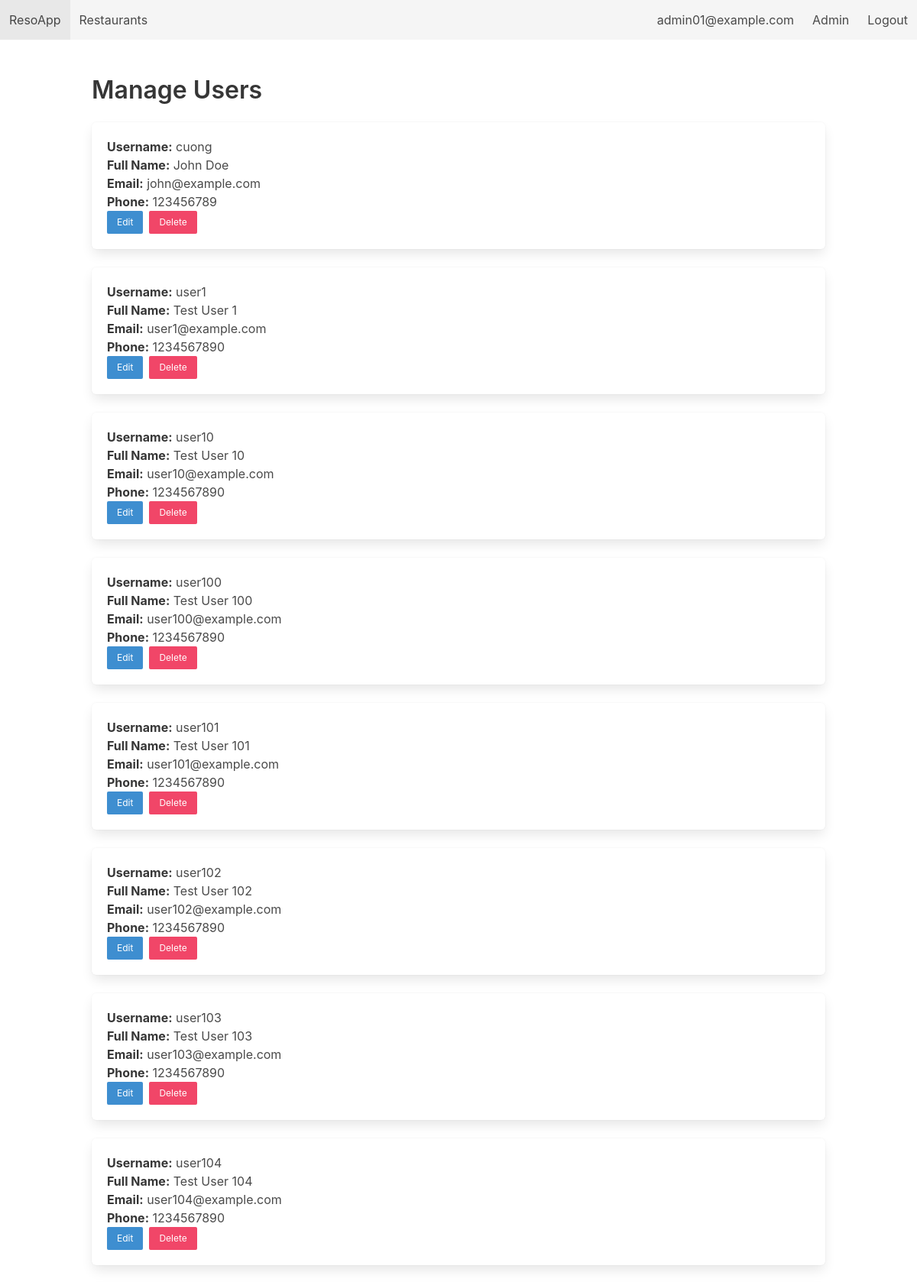
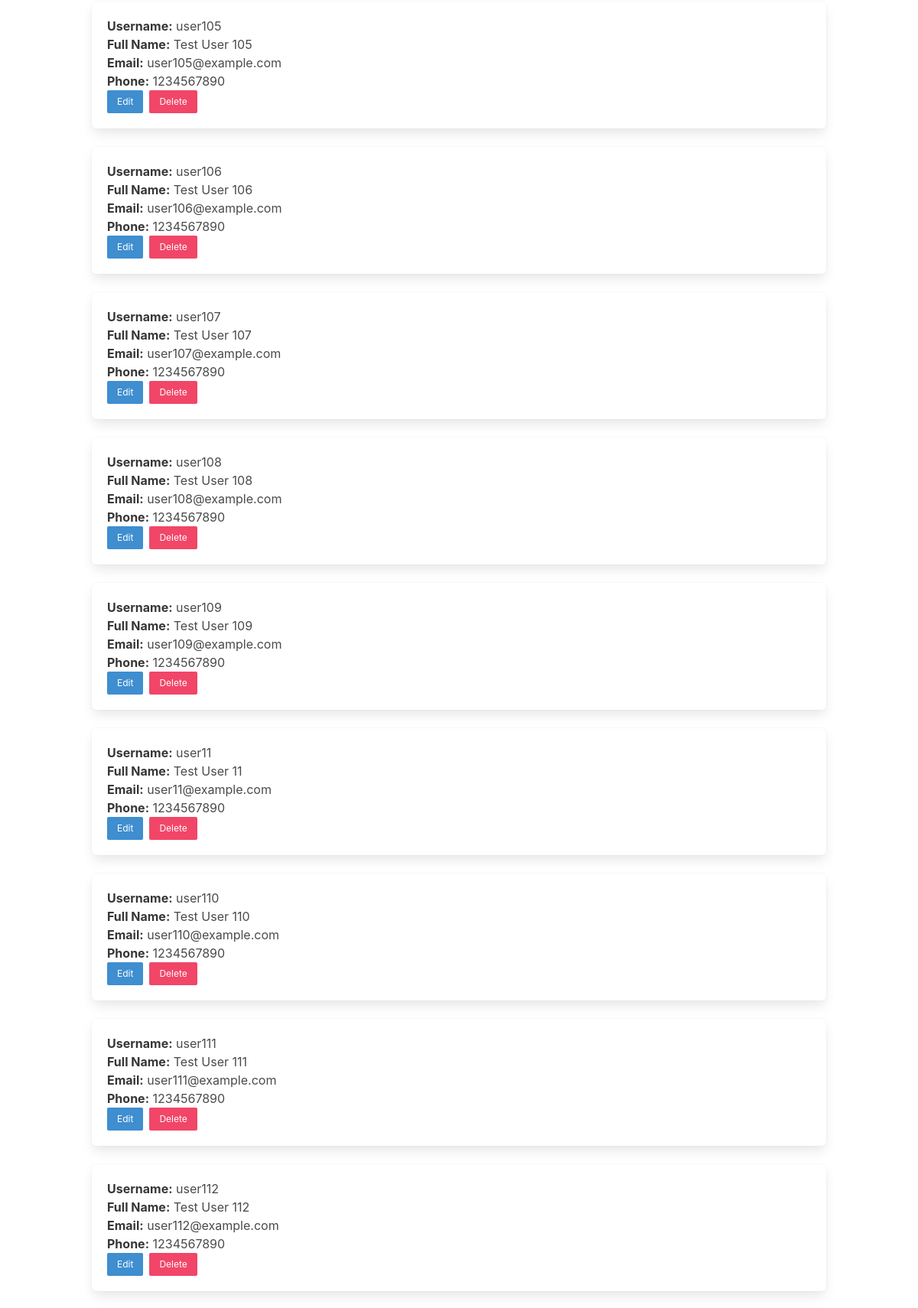
The app's page /admin/users (signed in, upper part) with its own data (2 pictures, top to bottom).
### tables this page shows
CREATE TABLE Customers (
        customer_id   INTEGER PRIMARY KEY AUTOINCREMENT,
        username      TEXT UNIQUE NOT NULL,
        password_hash TEXT NOT NULL,
        full_name     TEXT,
        email         TEXT UNIQUE NOT NULL,
        phone         TEXT,
        created_at    DATE DEFAULT (DATE('now'))
    );

### app.py (the view)
@app.route('/admin/users')
@login_required(role='admin')
def admin_manage_users():
    db = get_db()
    users = db.execute("SELECT * FROM Customers ORDER BY username ASC").fetchall()
    return render_template('admin_users.html', users=users)

### app.py (called while the page is built)
def get_db():
    if 'db' not in g:
        g.db = sqlite3.connect(DB_PATH, detect_types=sqlite3.PARSE_DECLTYPES)
        g.db.row_factory = sqlite3.Row
        g.db.execute("PRAGMA foreign_keys = ON;")
    return g.db

def login_required(role=None):
    def decorator(f):
        @wraps(f)
        def wrapper(*args, **kwargs):
            if 'user' not in session:
                flash("Please log in first.", "warning")
                return redirect(url_for('login'))
            if role == 'admin' and session.get('role') != 'admin':
                flash("Admin area. Access denied.", "danger")
                return redirect(url_for('index'))
            return f(*args, **kwargs)
        return wrapper
    return decorator

### templates/admin_users.html
{% extends "base.html" %} {% block content %}
<h2 class="title">Manage Users</h2>
{% for user in users %}
<div class="box">
  <p><strong>Username:</strong> {{ user['username'] }}</p>
  <p><strong>Full Name:</strong> {{ user['full_name'] }}</p>
  <p><strong>Email:</strong> {{ user['email'] }}</p>
  <p><strong>Phone:</strong> {{ user['phone'] }}</p>
  <div class="buttons">
    <a
      class="button is-small is-info"
      href="{{ url_for('admin_edit_user', uid=user['customer_id']) }}"
      >Edit</a
    >
    <form
      style="display: inline"
      method="post"
      action="{{ url_for('admin_delete_user', uid=user['customer_id']) }}"
      onsubmit="return confirm('Are you sure you want to delete this user? All their reservations will also be deleted.');"
    >
      <button class="button is-small is-danger">Delete</button>
    </form>
  </div>
</div>
{% else %}
<p>No customer accounts found.</p>
{% endfor %} {% endblock %}

### records on screen
Customers: username "cuong", full_name "John Doe", email "john@example.com", phone "123456789"
Customers: username "user1", full_name "Test User 1", email "user1@example.com", phone "1234567890"
Customers: username "user10", full_name "Test User 10", email "user10@example.com", phone "1234567890"
Customers: username "user100", full_name "Test User 100", email "user100@example.com", phone "1234567890"
Customers: username "user101", full_name "Test User 101", email "user101@example.com", phone "1234567890"
Customers: username "user102", full_name "Test User 102", email "user102@example.com", phone "1234567890"
Customers: username "user103", full_name "Test User 103", email "user103@example.com", phone "1234567890"
Customers: username "user104", full_name "Test User 104", email "user104@example.com", phone "1234567890"
Customers: username "user105", full_name "Test User 105", email "user105@example.com", phone "1234567890"
Customers: username "user106", full_name "Test User 106", email "user106@example.com", phone "1234567890"
Customers: username "user107", full_name "Test User 107", email "user107@example.com", phone "1234567890"
Customers: username "user108", full_name "Test User 108", email "user108@example.com", phone "1234567890"
Customers: username "user109", full_name "Test User 109", email "user109@example.com", phone "1234567890"
Customers: username "user11", full_name "Test User 11", email "user11@example.com", phone "1234567890"
Customers: username "user110", full_name "Test User 110", email "user110@example.com", phone "1234567890"
Customers: username "user111", full_name "Test User 111", email "user111@example.com", phone "1234567890"
Customers: username "user112", full_name "Test User 112", email "user112@example.com", phone "1234567890"

### other values on screen
{{ session.get('name') }} "admin01@example.com"
